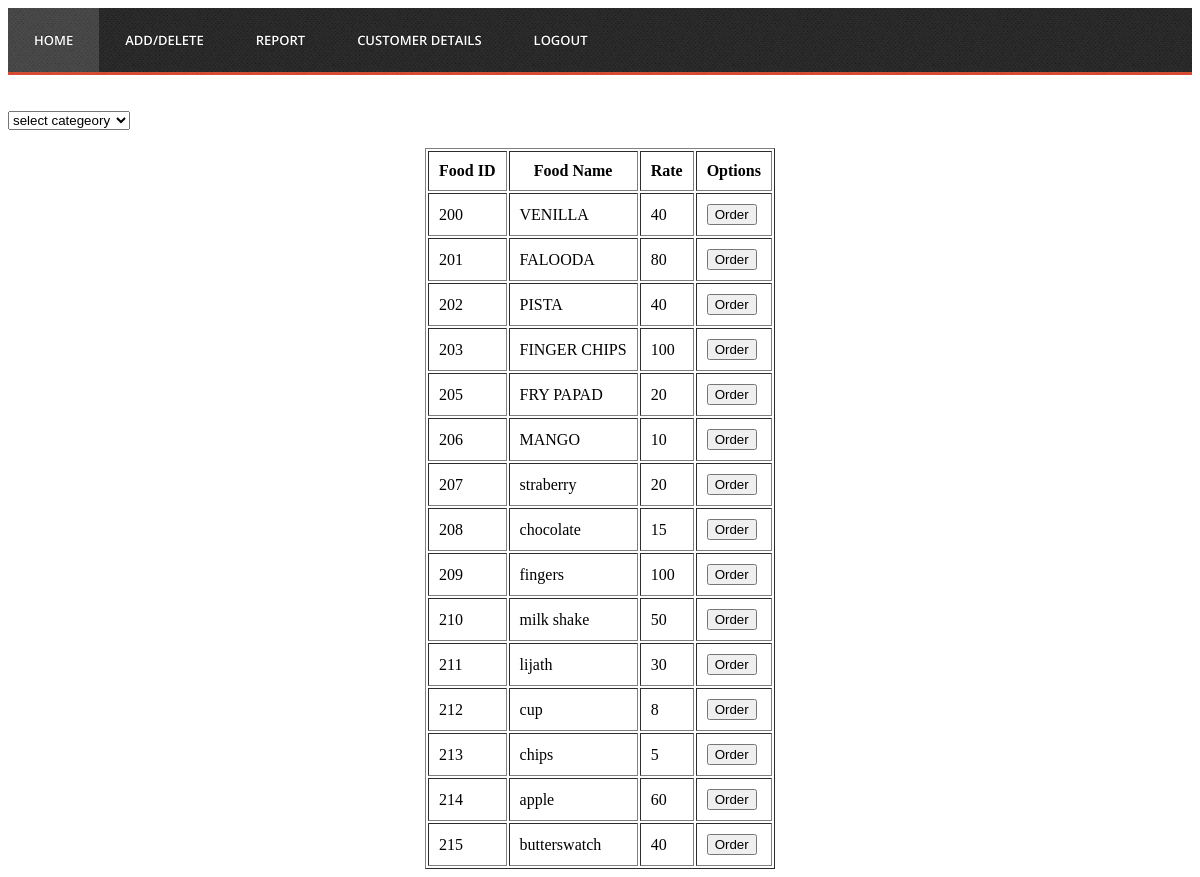
Page /order.php (signed in) on the committed database.
### tables this page shows
CREATE TABLE IF NOT EXISTS `food_item` (
  `FIT_ID` int(3) NOT NULL,
  `FIT_NAME` varchar(15) NOT NULL,
  `RATE` int(4) NOT NULL,
  `CAT_ID` int(3) NOT NULL,
  PRIMARY KEY (`FIT_ID`),
  KEY `CAT_ID` (`CAT_ID`)
);

### order.php (the view, shortened to what this page needs)
<?php
if(isset($_SESSION['username']))
{
include ("header.php");
?>
<html>
<head>
</head>
<body>
<br><br>
<div id="table">
    <div id="menu">
        <select id="drop">
    <option value="">select categeory</option>
    <?php
    $connection=new mysqli('localhost','root','','restaurant');
        ?>
        </select>
        <br><br>
    </div>
    <div id="container">
        <?php
        $q="select * from food_item";
        $result=$connection->query($q);
        echo '<table border="1" align="center" cellpadding="10">';
        echo '<tr>';
        echo '<th>Food ID</th>';
        echo '<th>Food Name</th>';
        echo '<th>Rate</th>';
        echo '<th>Options</th>';
        echo '</tr>';
        while($data=$result->fetch_array())
        {
            echo '<tr>';
            echo '<td>'.$data[0].'</td>';
            echo '<td>'.$data[1].'</td>';
            echo '<td>'.$data[2].'</td>';
            echo '<td>';
            echo '<button onclick="myFunction('.$data[0].')">Order</button>';
            echo '</td>';
            echo '</tr>';
        }
        echo '</table>';
        ?>
    </div>
</div>
</body>
</html>
    <?php
}
else
{
    ?>
    <script>
        document.location="index.php";
    </script>
    <?php
}
?>

### header.php (shortened to what this page needs)
<!doctype html>
<html lang=''>
<head>
   <link rel="stylesheet" href="css/headerstyle.css">
</head>
<body>
<div id='cssmenu'>
<ul>
   <li class='active'><a href="custdetails.php"><span>HOME</span></a></li>
   <li class='has-sub'><a href='#'><span>ADD/DElETE</span></a>
   </li>
   <li class='has-sub'><a href='monthrep.php'><span>REPORT</span></a>
   </li>
   <li class='last'><a href='customer.php'><span>CUSTOMER DETAILS</span></a></li>
   <li class='has-sub'><a href='logout.php'><span>LOGOUT</span></a>
</ul>
</div>
</body>
<html>

### css/headerstyle.css (style rules this page uses)
#cssmenu, #cssmenu > ul { background: url(../images/highlight-bg.png) repeat; padding-bottom: 3px; font-family: 'Open Sans', sans-serif; font-weight: 600; }
#cssmenu:before, #cssmenu:after, #cssmenu > ul:before, #cssmenu > ul:after { content: ""; display: table; }
#cssmenu:after, #cssmenu > ul:after { clear: both; }
#cssmenu { width: auto; zoom: 1; }
#cssmenu > ul { background: url(../images/menu-bg.png) repeat; margin: 0; padding: 0; position: relative; }
#cssmenu > ul li { margin: 0; padding: 0; list-style: none; }
#cssmenu > ul > li { float: left; position: relative; }
#cssmenu > ul > li > a { padding: 23px 26px; display: block; color: white; font-size: 13px; text-decoration: none; text-transform: uppercase; text-shadow: 0 -1px 0 #0d0d0d; text-shadow: 0 -1px 0 rgba(0, 0, 0, 0.7); line-height: 18px; }
#cssmenu > ul > li > a > span { line-height: 18px; }
#cssmenu > ul > li.active > a, #cssmenu > ul > li > a:active { background: url(../images/hover.png) repeat; }

### rows in the picture
food_item: FIT_ID "200", FIT_NAME "VENILLA", RATE "40"
food_item: FIT_ID "201", FIT_NAME "FALOODA", RATE "80"
food_item: FIT_ID "202", FIT_NAME "PISTA", RATE "40"
food_item: FIT_ID "203", FIT_NAME "FINGER CHIPS", RATE "100"
food_item: FIT_ID "205", FIT_NAME "FRY PAPAD", RATE "20"
food_item: FIT_ID "206", FIT_NAME "MANGO", RATE "10"
food_item: FIT_ID "207", FIT_NAME "straberry", RATE "20"
food_item: FIT_ID "208", FIT_NAME "chocolate", RATE "15"
food_item: FIT_ID "209", FIT_NAME "fingers", RATE "100"
food_item: FIT_ID "210", FIT_NAME "milk shake", RATE "50"
food_item: FIT_ID "211", FIT_NAME "lijath", RATE "30"
food_item: FIT_ID "212", FIT_NAME "cup", RATE "8"
food_item: FIT_ID "213", FIT_NAME "chips", RATE "5"
food_item: FIT_ID "214", FIT_NAME "apple", RATE "60"
food_item: FIT_ID "215", FIT_NAME "butterswatch", RATE "40"
